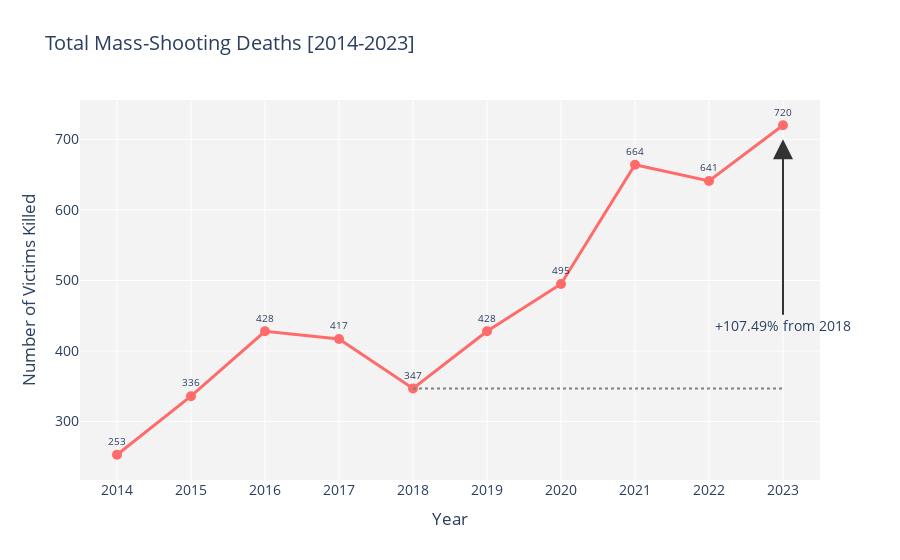
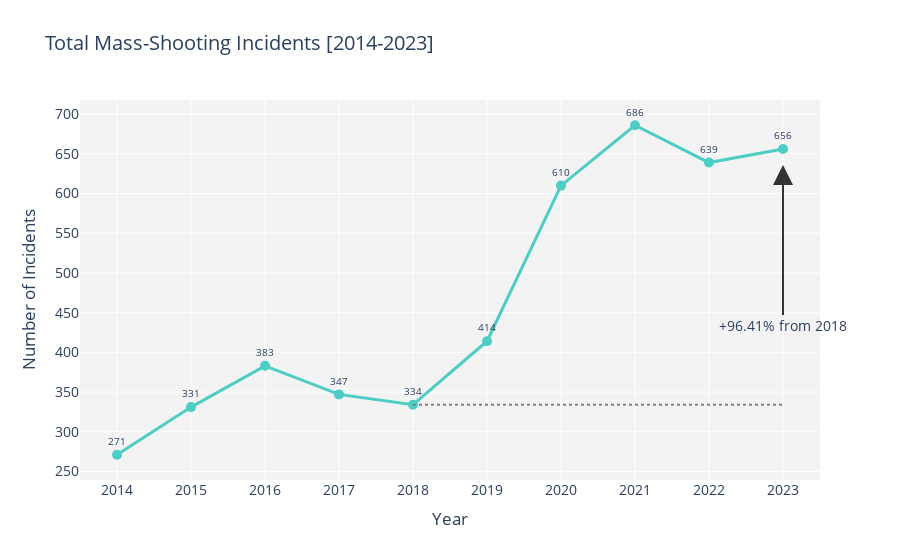

Notebook source saved alongside these figures, in order:
### Code cell
import pandas as pd
import plotly.graph_objects as go

# Load the CSV file
data = pd.read_csv('ProcessedGunData.csv')

# Convert 'dates_proccessed' to datetime format and extract the year
data['Year'] = pd.to_datetime(data['dates_proccessed']).dt.year

# Aggregate totals for each year
yearly_victims_killed = data.groupby('Year')['Victims Killed'].sum().reset_index()
yearly_incidents = data.groupby('Year').size().reset_index(name='Incidents')

# Get values for 2018 and 2023
victims_killed_2018 = yearly_victims_killed.loc[yearly_victims_killed['Year'] == 2018, 'Victims Killed'].values[0]
victims_killed_2023 = yearly_victims_killed.loc[yearly_victims_killed['Year'] == 2023, 'Victims Killed'].values[0]
incidents_2018 = yearly_incidents.loc[yearly_incidents['Year'] == 2018, 'Incidents'].values[0]
incidents_2023 = yearly_incidents.loc[yearly_incidents['Year'] == 2023, 'Incidents'].values[0]

# Calculate percentage increases
percent_increase_victims = ((victims_killed_2023 - victims_killed_2018) / victims_killed_2018) * 100
percent_increase_incidents = ((incidents_2023 - incidents_2018) / incidents_2018) * 100

# Plot total victims killed per year
fig1 = go.Figure()
fig1.add_trace(go.Scatter(
    x=yearly_victims_killed['Year'], 
    y=yearly_victims_killed['Victims Killed'],
    mode='lines+markers+text',
    text=yearly_victims_killed['Victims Killed'],
    textposition='top center',
    textfont=dict(size=10),
    line=dict(width=3, color='#FF6B6B'),
    marker=dict(size=10, color='#FF6B6B')
))
fig1.add_shape(
    type="line",
    x0=2018, y0=victims_killed_2018,
    x1=2023, y1=victims_killed_2018,
    line=dict(color="Gray", width=2, dash="dot")
)
fig1.add_annotation(
    x=2023, y=(victims_killed_2023 - 20) / 1,
    text=f'+{percent_increase_victims:.2f}% from 2018',
    showarrow=True,
    arrowhead=2,
    arrowsize=2,
    arrowwidth=2,
    arrowcolor='#333333',
    ax=0,
    ay=(victims_killed_2023 - victims_killed_2018) / 2,
    valign='middle'
)
fig1.update_layout(
    title='Total Mass-Shooting Deaths [2014-2023]',
    xaxis_title='Year',
    yaxis_title='Number of Victims Killed',
    font=dict(size=14),
    plot_bgcolor='rgba(240,240,240,0.8)',
    paper_bgcolor='white',
    hovermode='x unified',
    xaxis=dict(
        tickmode='linear',
        tick0=min(yearly_victims_killed['Year']),
        dtick=1,
        range=[min(yearly_victims_killed['Year'])-0.5, max(yearly_victims_killed['Year'])+0.5]
    )
)
fig1.show()

# Plot total incidents per year
fig2 = go.Figure()
fig2.add_trace(go.Scatter(
    x=yearly_incidents['Year'], 
    y=yearly_incidents['Incidents'],
    mode='lines+markers+text',
    text=yearly_incidents['Incidents'],
    textposition='top center',
    textfont=dict(size=10),
    line=dict(width=3, color='#4ECDC4'),
    marker=dict(size=10, color='#4ECDC4')
))
fig2.add_shape(
    type="line",
    x0=2018, y0=incidents_2018,
    x1=2023, y1=incidents_2018,
    line=dict(color="Gray", width=2, dash="dot")
)
fig2.add_annotation(
    x=2023, y=(incidents_2023 - 20) / 1,
    text=f'+{percent_increase_incidents:.2f}% from 2018',
    showarrow=True,
    arrowhead=2,
    arrowsize=2,
    arrowwidth=2,
    arrowcolor='#333333',
    ax=0,
    ay=(incidents_2023 - incidents_2018) / 2,
)
fig2.update_layout(
    title='Total Mass-Shooting Incidents [2014-2023]',
    xaxis_title='Year',
    yaxis_title='Number of Incidents',
    font=dict(size=14),
    plot_bgcolor='rgba(240,240,240,0.8)',
    paper_bgcolor='white',
    hovermode='x unified',
    xaxis=dict(
        tickmode='linear',
        tick0=min(yearly_incidents['Year']),
        dtick=1,
        range=[min(yearly_incidents['Year'])-0.5, max(yearly_incidents['Year'])+0.5]
   )
)
fig2.show()

### Figure 1 — Plotly figure (JSON) as saved in the notebook; plotly's stock layout.template omitted (floating-point values rounded to 4 significant figures)
{"data": [{"line": {"color": "#FF6B6B", "width": 3}, "marker": {"color": "#FF6B6B", "size": 10}, "mode": "lines+markers+text", "text": [253, 336, 428, 417, 347, 428, 495, 664, 641, 720], "textfont": {"size": 10}, "textposition": "top center", "type": "scatter", "x": [2014, 2015, 2016, 2017, 2018, 2019, 2020, 2021, 2022, 2023], "y": [253, 336, 428, 417, 347, 428, 495, 664, 641, 720]}], "layout": {"annotations": [{"arrowcolor": "#333333", "arrowhead": 2, "arrowsize": 2, "arrowwidth": 2, "ax": 0, "ay": 186.5, "showarrow": true, "text": "+107.49% from 2018", "valign": "middle", "x": 2023, "y": 700}], "font": {"size": 14}, "hovermode": "x unified", "paper_bgcolor": "white", "plot_bgcolor": "rgba(240,240,240,0.8)", "shapes": [{"line": {"color": "Gray", "dash": "dot", "width": 2}, "type": "line", "x0": 2018, "x1": 2023, "y0": 347, "y1": 347}], "title": {"text": "Total Mass-Shooting Deaths [2014-2023]"}, "xaxis": {"dtick": 1, "range": [2014.0, 2024.0], "tick0": 2014, "tickmode": "linear", "title": {"text": "Year"}}, "yaxis": {"title": {"text": "Number of Victims Killed"}}}}

### Figure 2 — Plotly figure (JSON) as saved in the notebook; plotly's stock layout.template omitted (floating-point values rounded to 4 significant figures)
{"data": [{"line": {"color": "#4ECDC4", "width": 3}, "marker": {"color": "#4ECDC4", "size": 10}, "mode": "lines+markers+text", "text": [271, 331, 383, 347, 334, 414, 610, 686, 639, 656], "textfont": {"size": 10}, "textposition": "top center", "type": "scatter", "x": [2014, 2015, 2016, 2017, 2018, 2019, 2020, 2021, 2022, 2023], "y": [271, 331, 383, 347, 334, 414, 610, 686, 639, 656]}], "layout": {"annotations": [{"arrowcolor": "#333333", "arrowhead": 2, "arrowsize": 2, "arrowwidth": 2, "ax": 0, "ay": 161, "showarrow": true, "text": "+96.41% from 2018", "x": 2023, "y": 636}], "font": {"size": 14}, "hovermode": "x unified", "paper_bgcolor": "white", "plot_bgcolor": "rgba(240,240,240,0.8)", "shapes": [{"line": {"color": "Gray", "dash": "dot", "width": 2}, "type": "line", "x0": 2018, "x1": 2023, "y0": 334, "y1": 334}], "title": {"text": "Total Mass-Shooting Incidents [2014-2023]"}, "xaxis": {"dtick": 1, "range": [2014.0, 2024.0], "tick0": 2014, "tickmode": "linear", "title": {"text": "Year"}}, "yaxis": {"title": {"text": "Number of Incidents"}}}}
